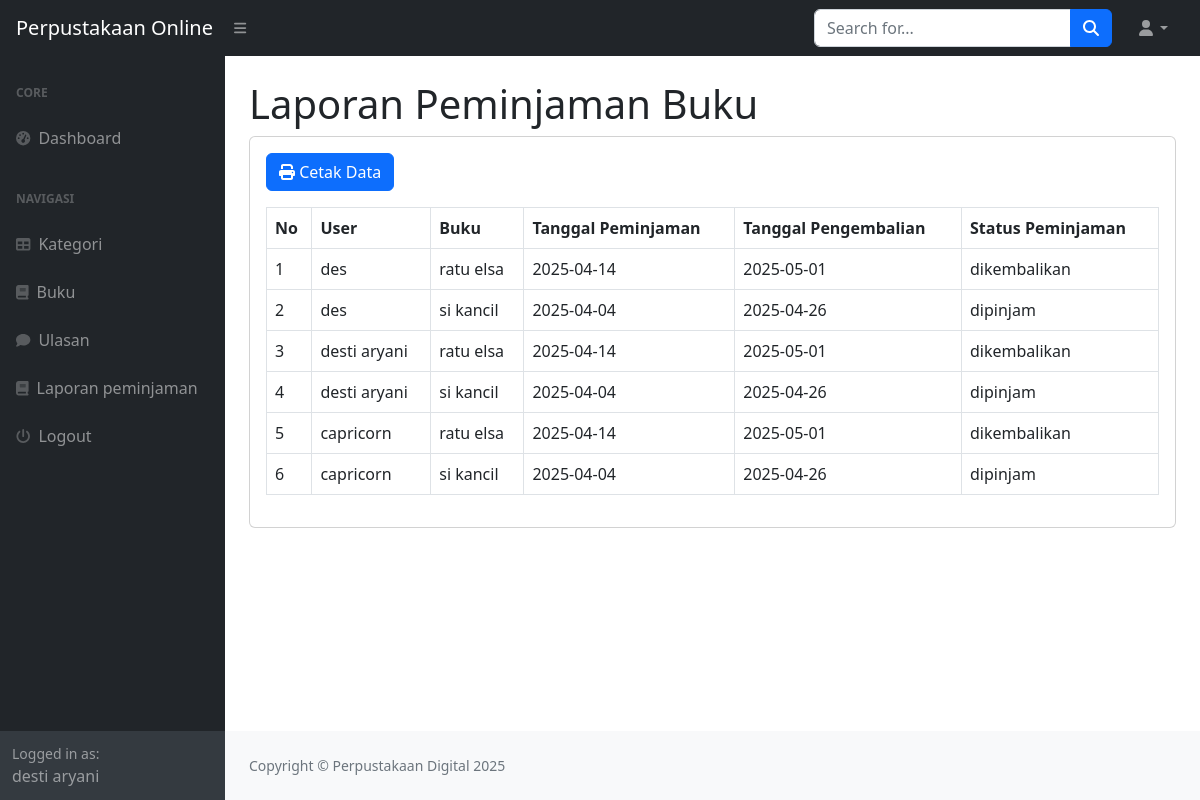
The page /index.php?page=laporan (signed in) on the database its author committed.
### tables this page shows
CREATE TABLE `peminjaman` (
  `id_peminjaman` int(11) NOT NULL,
  `id_user` int(11) DEFAULT NULL,
  `id_buku` int(11) DEFAULT NULL,
  `tanggal_peminjaman` varchar(255) DEFAULT NULL,
  `tanggal_pengembalian` varchar(255) DEFAULT NULL,
  `status_peminjaman` enum('dipinjam','dikembalikan','','') DEFAULT NULL
);

CREATE TABLE `user` (
  `id_user` int(11) NOT NULL,
  `nama` varchar(255) DEFAULT NULL,
  `username` varchar(255) DEFAULT NULL,
  `password` varchar(255) DEFAULT NULL,
  `email` varchar(255) DEFAULT NULL,
  `alamat` text DEFAULT NULL,
  `no_telepon` varchar(255) DEFAULT NULL,
  `level` enum('admin','petugas','peminjam','') DEFAULT NULL
);

CREATE TABLE `buku` (
  `id_buku` int(11) NOT NULL,
  `id_kategori` int(11) DEFAULT NULL,
  `judul` varchar(255) DEFAULT NULL,
  `penulis` varchar(255) DEFAULT NULL,
  `penerbit` varchar(255) DEFAULT NULL,
  `tahun_terbit` varchar(255) DEFAULT NULL,
  `deskripsi` varchar(255) DEFAULT NULL
);

### laporan.php (the view)
<h1 class="mt-4">Laporan Peminjaman Buku</h1>
<div class="card">
    <div class="card-body">
    <div class="row">
    <div class="col-md-12">
        <a href="cetak.php" target="_blank" class="btn btn-primary mb-3"><i class="fa fa-print"></i> Cetak Data</a>
        <table class="table table-bordered" id="dataTable" width="100%" cellspacing="0">
            <tr>
                <th>No</th>
                <th>User</th>
                <th>Buku</th>
                <th>Tanggal Peminjaman</th>
                <th>Tanggal Pengembalian</th>
                <th>Status Peminjaman</th>
            </tr>
            <?php
            $i = 1;
                $query = mysqli_query($koneksi, "SELECT*FROM Peminjaman LEFT JOIN user on peminjaman.id_user LEFT JOIN buku on buku.id_buku = peminjaman.id_buku");
                while($data = mysqli_fetch_array($query)){
                    ?>
                    <tr>
                        <td><?php echo $i++; ?></td>
                        <td><?php echo $data ['nama']; ?></td>
                        <td><?php echo $data ['judul']; ?></td>
                        <td><?php echo $data ['tanggal_peminjaman']; ?></td>
                        <td><?php echo $data ['tanggal_pengembalian']; ?></td>
                        <td><?php echo $data ['status_peminjaman']; ?></td>
                    </tr>
                    <?php
                }
            ?>
        </table>
    </div>
</div>
    </div>
</div>

### rows shown on the page
peminjaman: id_user.nama "des", id_buku.judul "ratu elsa", tanggal_peminjaman "2025-04-14", tanggal_pengembalian "2025-05-01", status_peminjaman "dikembalikan", user.nama "desti aryani", user.nama "capricorn"
peminjaman: id_user.nama "des", id_buku.judul "si kancil", tanggal_peminjaman "2025-04-04", tanggal_pengembalian "2025-04-26", status_peminjaman "dipinjam", user.nama "desti aryani", user.nama "capricorn"

### other values the page prints
$_SESSION['user']['nama'] "desti aryani"
